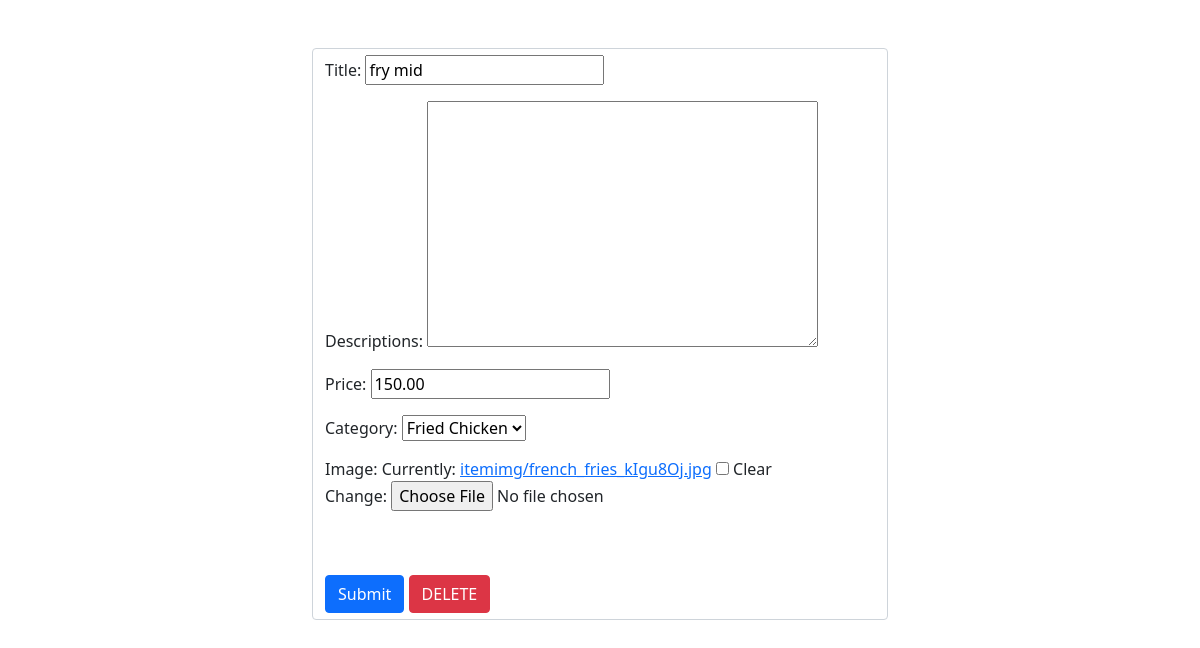
The page /management/edititem/19/ (signed in) on the database its author committed.
### cashier/models.py (models this page shows, shortened)
class Product(models.Model):
    CATEGORY = (
                ('Burger', 'Burger'),
                ('Fried Chicken', 'Fried Chicken'),
                ('Beverage', 'Beverage'),
                ('Dessert', 'Dessert'),
               )
    title = models.CharField(max_length=255, null=True, blank=True)
    descriptions = models.TextField(max_length=1000, null=True, blank=True)
    price = models.DecimalField(max_digits=6, decimal_places=2, null=True, blank=True)
    category = models.CharField(max_length=200, null=True, choices = CATEGORY)
    date_created = models.DateField(auto_now_add=True, null=True, blank=True)
    image = models.ImageField(upload_to='itemimg/',blank=True,null=True)

### cashier/decorators.py (the view)
        def wrapper_func(request, *args, **kwargs):
            group = None
            if request.user.groups.exists():
                group = request.user.groups.all()[0].name
            if group in allowed_roles:
                return view_func(request, *args, **kwargs)
            else:
                return redirect ('home')

### cashier/form.py
class ProductForm(ModelForm):
    class Meta:
        model = Product
        fields = '__all__'
        exclude = {'item'}

### cashier/views.py (called while the page is built)
@login_required(login_url='login')
@allowed_user(allowed_roles=['cashier'])
def edit(request, pk):
    item = Product.objects.get(id=pk)
    form = ProductForm(instance=item)
    if request.method == 'POST':
        form = ProductForm(request.POST,instance=item)
        if form.is_valid():
            form.save()
            return redirect('home')
    context = {'form': form, 'item':item}
    print('Unsuccessful :(')
    return render(request, 'product.html', context)

### template/product.html (shortened to what this page needs)
{% extends 'main.html' %}
{% block body %}
<br>
<br>
<div class="row">
    <div class="col-md-3"></div>
        <div class="col-md-6">
            <form class="form-control"  method="post">
                {{ form.as_p}}
                <br>
                <br>
                <button type="submit" class="btn btn-primary">Submit</button>
                {% if item %}
                <a href="{% url 'deleteitem' item.id %}" class="btn btn-danger">DELETE</a>
                {% endif %}
            </form>
        </div>
    <div class="col-md-3"></div>
</div>
{% endblock body %}

### static/css/main.css (style rules this page uses)
* body { padding: 0px; margin: 0px; border: 0px; background-color: white; }

### rows shown on the page
Product: title "fry mid", price "150.00", category "Fried Chicken"
